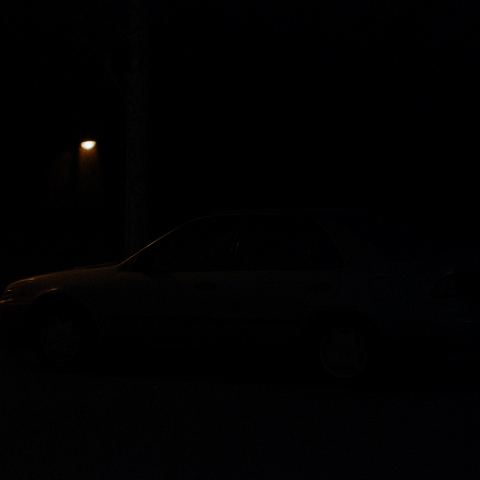
#> input picture OPQ 8/ex1_4.png, 480 x 480 px, found by its file name
$ python code4.py
#> lines starting #> are read from the running program, lines starting #| are printed output that depends on the picture
import cv2
import numpy as np
import matplotlib.pyplot as plt

src_image = cv2.imread("ex1_4.png", cv2.IMREAD_GRAYSCALE)
#> src_image: shape (480, 480); min 0, max 249, mean 0.3

if src_image is None:
    print("Image not found!")
    exit()

# -------------------------
# Log Transformation
# -------------------------
src_float = src_image.astype(np.float64)
c = 255 / np.log(1 + np.max(src_float))
#> c = 46.18

log_image = c * np.log(1 + src_float)
log_image = np.uint8(np.clip(log_image, 0, 255))

# -------------------------
# Display Images
# -------------------------
plt.figure(figsize=(10,5))

plt.subplot(1,2,1)
plt.imshow(src_image, cmap='gray')
plt.title("Original")
plt.axis('off')

plt.subplot(1,2,2)
plt.imshow(log_image, cmap='gray')
plt.title("Log Transformed")
plt.axis('off')

plt.show()
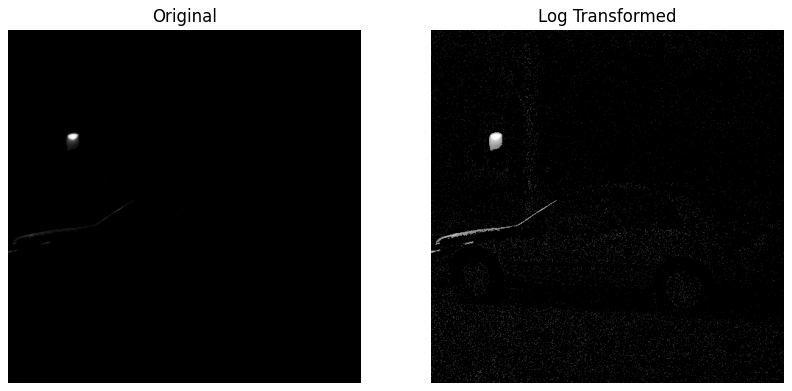
#> figure drawn by matplotlib, 2 panels

# -------------------------
# Histograms
# -------------------------
plt.figure(figsize=(10,4))
plt.subplot(1,2,1)
plt.hist(src_image.ravel(), bins=256, range=(0,255))
plt.title("Histogram Before")

plt.subplot(1,2,2)
plt.hist(log_image.ravel(), bins=256, range=(0,255))
plt.title("Histogram After")

plt.show()
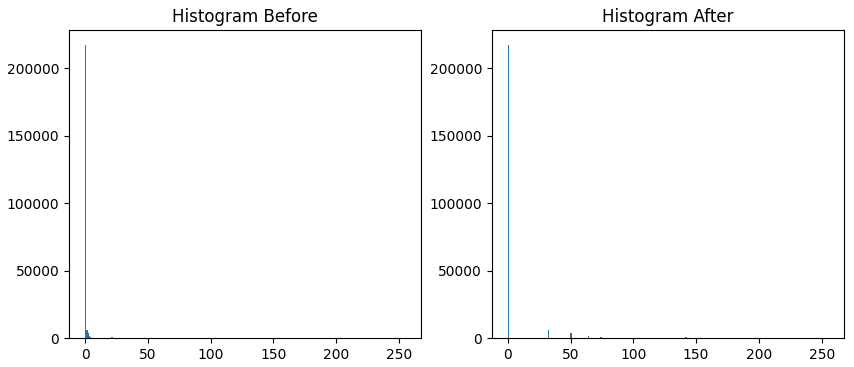
#> figure drawn by matplotlib, 2 panels; panel 1: tallest bar 217428 high, from x = 0 to 0.996; panel 2: tallest bar 217428 high, from x = 0 to 0.996

$ run again, with OPQ 8/ex1_1.png copied over OPQ 8/ex1_4.png
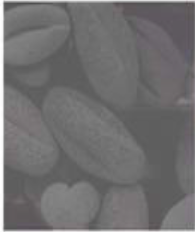
#> input picture OPQ 8/ex1_1.png, 195 x 232 px, found by its file name
#> c = 45.99
#> `log_image = c * np.log(1 + src_float)`:
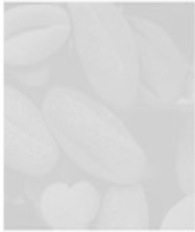
#> log_image: shape (232, 195) float64; min 200.9, max 255, mean 216.4
#> `plt.show()`:
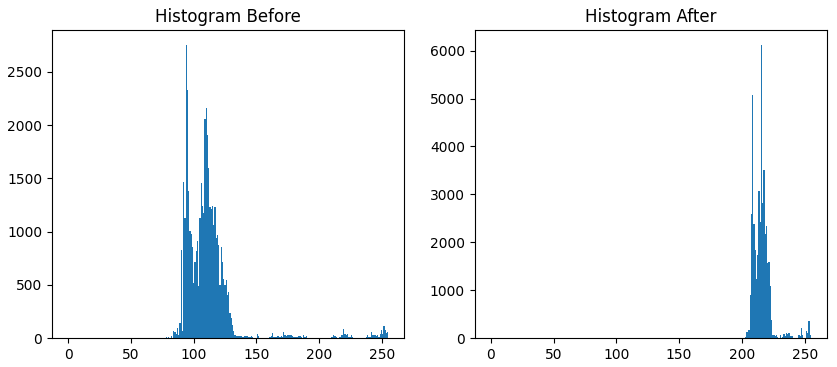
#> figure drawn by matplotlib, 2 panels; panel 1: tallest bar 2756 high, from x = 93.63 to 94.63; panel 2: tallest bar 6126 high, from x = 215.2 to 216.2

$ run again, with OPQ 8/ex1_2.png copied over OPQ 8/ex1_4.png
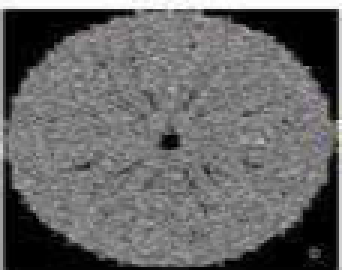
#> input picture OPQ 8/ex1_2.png, 114 x 90 px, found by its file name (shown 3 times larger)
#> c = 45.99
#> `log_image = c * np.log(1 + src_float)`:
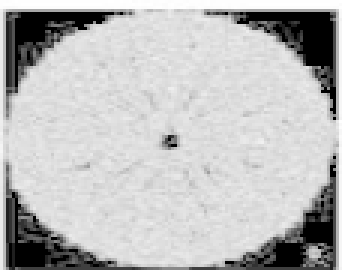
#> log_image: shape (90, 114) float64 (shown 3 times larger); min 0, max 255, mean 187.4
#> `plt.show()`:
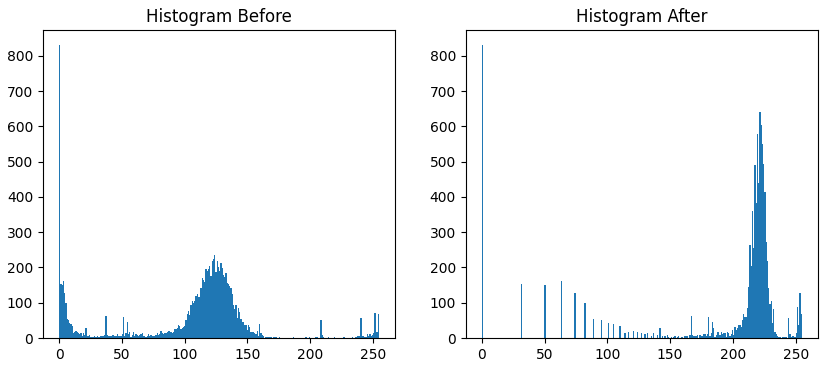
#> figure drawn by matplotlib, 2 panels; panel 1: tallest bar 832 high, from x = 0 to 0.996; panel 2: tallest bar 832 high, from x = 0 to 0.996

$ run again, with OPQ 8/ex1_3.png copied over OPQ 8/ex1_4.png
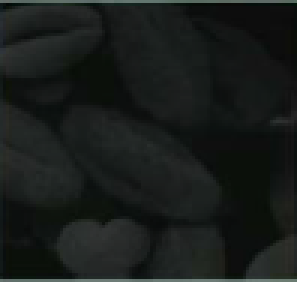
#> input picture OPQ 8/ex1_3.png, 99 x 94 px, found by its file name (shown 3 times larger)
#> c = 52.9
#> `log_image = c * np.log(1 + src_float)`:
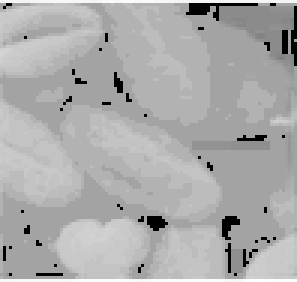
#> log_image: shape (94, 99) float64 (shown 3 times larger); min 0, max 255, mean 172
#> `plt.show()`:
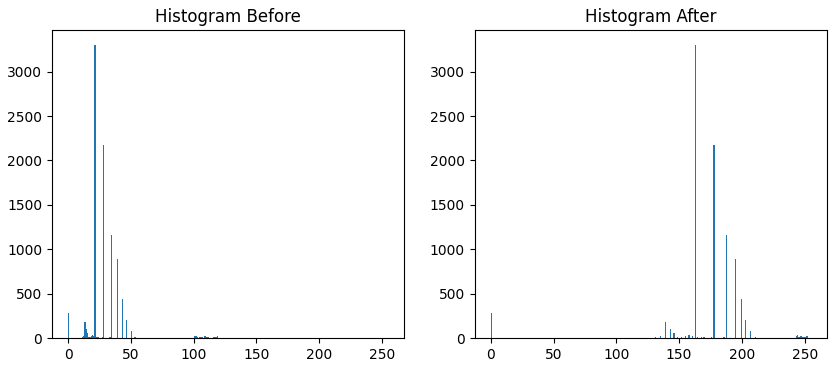
#> figure drawn by matplotlib, 2 panels; panel 1: tallest bar 3305 high, from x = 20.92 to 21.91; panel 2: tallest bar 3305 high, from x = 162.4 to 163.4
